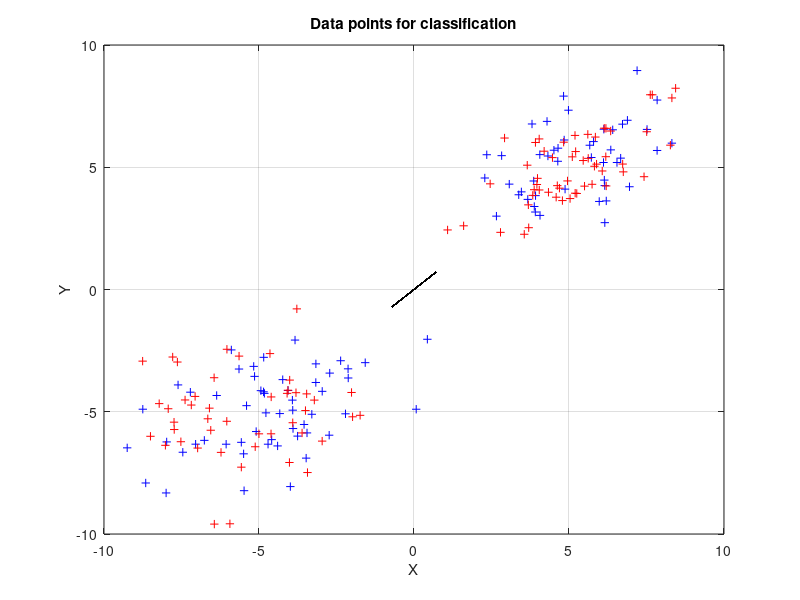

Write MATLAB code to recreate this figure.
close all
clear all
clc

% ANN Project 1
% Create data and imply single layer perceptron learning

%%          3.1.1 create Datasets
% Create 2 datasets of multivariant distribution (with mu and sigma)
% with linearly seperable data (100 points per class)

%rng default;                    %Will always produce the same randon data

% first group of data
mu1 = [5,5];
sigma1 = [2,1;1,2];
data1 = mvnrnd(mu1,sigma1,100);  %Produces multivariant normal distributed data

%second group of data
mu2 = [-5,-5];
sigma2 = [3,1;1,3];
data2 = mvnrnd(mu2,sigma2,100);  %Produces multivariant normal distributed data

% combine data into one matrix and add bias line in input
all_data = [data1; data2];
all_data = all_data';
all_data = [all_data; ones(1,200)]; %All data including the bias line

% Create an output matrix
target = [ones(1,100), -ones(1,100)];   %first data group is 1 and second is -1

%shuffle data by random
shuffle = randperm(200);
all_data = all_data(:,shuffle);
target = target(:,shuffle);

% create a weight matrix
[numDims, numInst] = size(all_data);
numClasses = size(target,1);
weights = zeros(numClasses, numDims);
delta_weights = zeros(numClasses, numDims);

%%          Plotting of data points

figure(1)
plot(all_data(1,1:100),all_data(2,1:100),'b+')
grid on
title('Data points for classification')
xlabel('X')
ylabel('Y')

hold on
plot(all_data(1,101:200),all_data(2,101:200),'r+')

%%          3.1.2 Single-layer perceptron

% perceptron learning
% using a batch learning algorithm
% Learning parameters with rate and maximum number of iterations
alpha = 0.7;
eta = 0.001;
max_iter = 100;     %Max number of iterations
iter = 0;           %iteration counter

while iter <= max_iter
    iter = iter + 1;
    
    % forward pass
    out = weights*all_data;                         %Bias part is included in both the weights and the data
    %out = 2./(1 + exp(-out)) - 1;                    %transferfunction to -1 and 1, NOT for delta function
    delta_weights = -eta.*(out - target)*all_data';    %change in weight function
    
    %weight update
    weights = weights + delta_weights;
    
    %plotting data with bias
    data_weights = weights(1,1:2);
    threshold = weights(1,3)/(data_weights*data_weights');      %normalised bias is threshold
    norm_weights = sqrt(data_weights*data_weights');
    
    %Plotting of weights
    hold on
    axis([-10 10 -10 10])
    x = [weights(1),weights(1)];
    y = [weights(2),weights(2)];
    x2 = [weights(1),-weights(1)];
    y2 = [-weights(2),weights(2)];
    line(x*threshold + x2/norm_weights, y*threshold + x2/norm_weights, 'Color','black','LineStyle','-')

    weights
    pause(0.1)

end
hold off


% Calculate mean square error
meansquare_error = mean(delta_weights.^2)

% Show misclassifications
missclass = 0;
for i = 1:length(target)
    if i <= length(target)/2 && out(i) < 0
        missclass = missclass + 1;
        missclass_data = i;
    elseif i > length(target)/2 && out(i) > 0
        missclass = missclass + 1;
        missclass_data = i;
    end
end

missclass
